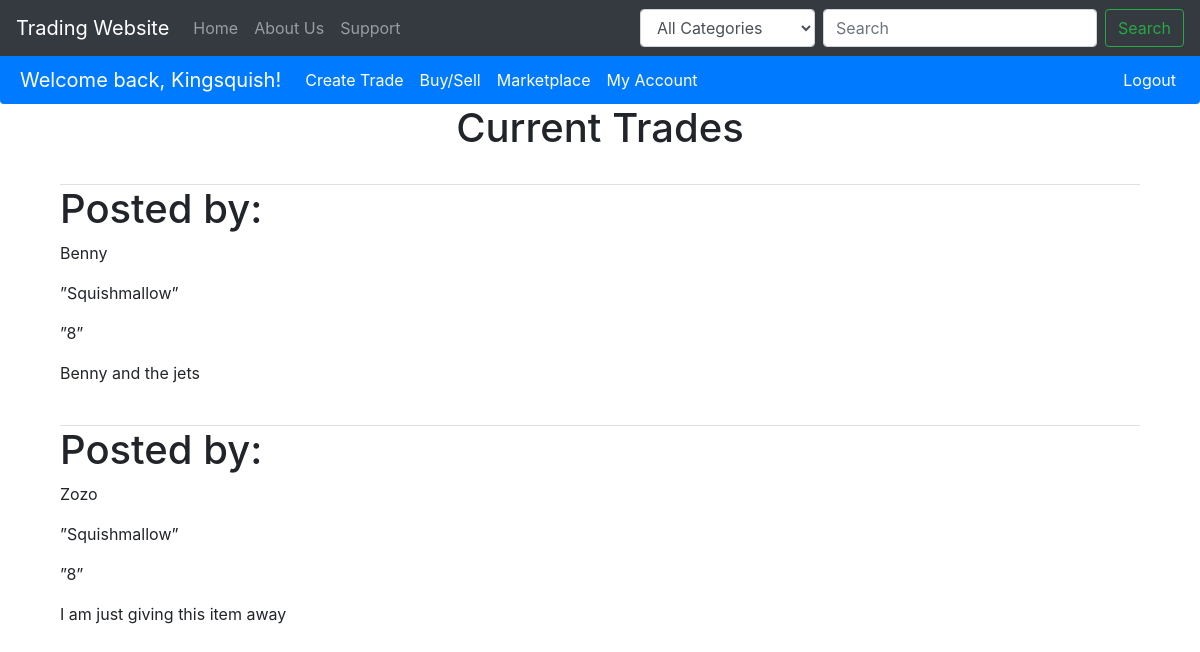
/trade (signed in), run on an earlier commit of the app's database.
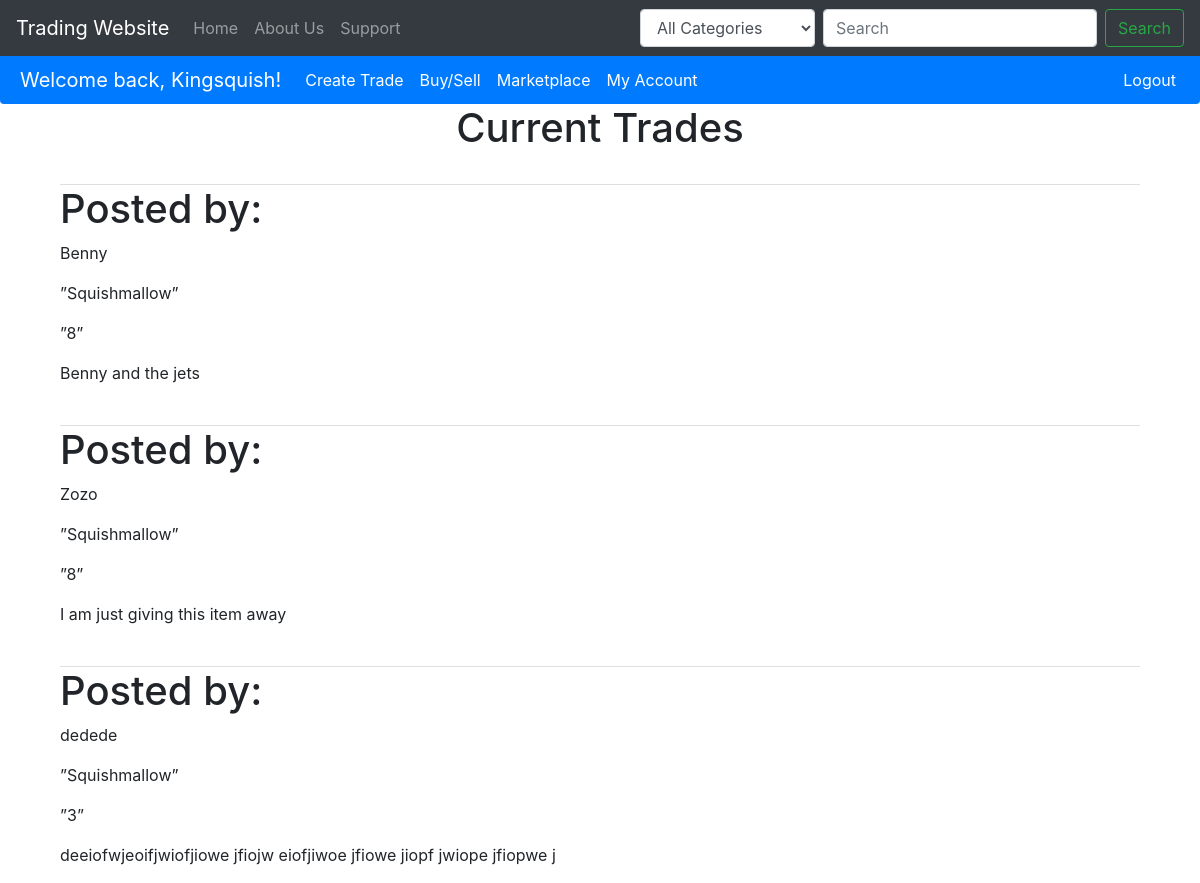
And on a later commit of the database.
### website/models.py (models this page shows)
class User(db.Model, UserMixin):
    id = db.Column(db.Integer, primary_key=True)
    email = db.Column(db.String(150), unique=True)
    password = db.Column(db.String(150))
    user_name = db.Column(db.String(150))
    is_premium = db.Column(db.Boolean())
    notes = db.relationship('Note') #relates the notes to each user
    trades= db.relationship('Trades')
    notes = db.relationship('Listings')
    diso = db.relationship('DISO')
    iso = db.relationship('ISO')
    reputation = db.Column(db.Float(100.00))
    Shipping_Address = db.relationship('Shipping_Address') #relates the user to the shipping address
    Billing_Address = db.relationship('Billing_Address') #relates the user to the shipping address

class Trades(db.Model):
    id = db.Column(db.Integer, primary_key=True)
    desc = db.Column(db.String(500))
    item_type = db.Column(db.String(500))
    item_name = db.Column(db.String(500))
    size = db.Column(db.Integer())
    active_trade = db.column(db.Boolean())
    condition = db.Column(db.String(500))
    completed = db.column(db.Boolean())
    tag = db.column(db.Boolean())
    date = db.Column(db.DateTime(timezone=True), default=func.now())
    user_id = db.Column(db.Integer, db.ForeignKey('user.id'))

### website/views.py (the view, shortened to what this page needs)
@views.route('/trade', methods=['GET', 'POST'])
@login_required
def trade():
    return render_template("trade.html", user=current_user, trades= Trades.query.all())

### website/__init__.py (called while the page is built)
def create_app():
    app = Flask(__name__)
    app.config['SECRET_KEY'] = 'hjshjhdjah kjshkjdhjs'
    app.config['SQLALCHEMY_DATABASE_URI'] = f'sqlite:///{DB_NAME}'
    db.init_app(app)
    from .views import views
    from .auth import auth
    app.register_blueprint(views, url_prefix='/')
    app.register_blueprint(auth, url_prefix='/')
    from .models import User, Note
    create_database(app)
    login_manager = LoginManager()
    login_manager.login_view = 'auth.login'
    login_manager.init_app(app)
    @login_manager.user_loader
    def load_user(id):
        return User.query.get(int(id))
    return app

### website/templates/trade.html (shortened to what this page needs)
{% extends 'layout.html'%}
{%block body%}
<h1 style="text-align:center">Current Trades</h1>
<ul class="list-group list-group-flush" id="trades">
  {% for trade in trades %}
  <div class = "container">
    <li class="list-group-item"></li>
    <h1>Posted by: {{ trade.user_name }}</h1>
    <p>{{ trade.item_name }}</p>
    <p>{{ trade.item_type }}</p>
    <p>{{ trade.size }}</p>
    <p>{{ trade.desc }}</p>
  </div>
  {% endfor %}
{%endblock%}

### website/templates/layout.html (shortened to what this page needs)
<!DOCTYPE html>
<html lang = "en">
  <head>
    <link
      rel="stylesheet"
      href="https://stackpath.bootstrapcdn.com/bootstrap/4.4.1/css/bootstrap.min.css"
    />
    <link
      rel="stylesheet"
      href="https://stackpath.bootstrapcdn.com/font-awesome/4.7.0/css/font-awesome.min.css"
/>
  </head>
    <body>
      <nav class="navbar navbar-expand-lg navbar-dark bg-dark justify-content-between">
        <div class="collapse navbar-collapse" id="navbar">
          <a class="navbar-brand" href="/">Trading Website</a>
          <div class="navbar-nav">
            <a class="nav-item nav-link" id="home" href="/">Home</a>
            <a class="nav-item nav-link" id="about" href="/about">About Us</a>
            <a class="nav-item nav-link" id="contact" href="/contact">Support</a>
            </div>
          </div>
            <form class="form-inline" action="/search">
              <select class="form-control mr-sm-2" aria-label="Category">
                <option value="all" selected>All Categories</option>
              </select>
              <input class="form-control mr-sm-2" type="search" placeholder="Search" aria-label="Search">
              <button class="btn btn-outline-success my-2 my-sm-0" type="submit">Search</button>
            </form>
      </nav>
            <nav class="navbar navbar-expand-lg navbar-dark bg-primary rounded-bottom py-1 justify-content-between">
              <div class="collapse navbar-collapse" id="navbarSupportedContent">
                <ul class="navbar-nav mr-auto mx-1">
                  {% if user.is_authenticated %}
                  <a class="navbar-brand" href="#">Welcome back, {{user.user_name}}!</a>
                  <a class="nav-item nav-link active" id="trade" href="/trade">Create Trade</a>
                  <a class="nav-item nav-link active" id="buysell" href="/buysell">Buy/Sell</a>
                  <a class="nav-item nav-link active" id="marketplace" href="/marketplace">Marketplace</a>
                  <a class="nav-item nav-link active" id="userpage" href="/userpage">My Account</a>
                </ul>
                <ul class="navbar-nav ml-auto">
                  <a class="nav-item nav-link active" id="logout" href="/logout">Logout</a>
                </ul>
                  {% else %}
                  <a class="navbar-brand" href="#">Welcome!</a>
                </ul>
                <ul class="navbar-nav ml-auto">
                  <a class="nav-item nav-link active" id="login" href="/login">Login</a>
                  <a class="nav-item nav-link active" id="signUp" href="/sign-up">Sign Up</a>
                  {% endif %}
              </div>
            </nav>
      <div class = "container">
        {%block body %}
        {% endblock %}
      </div>
    </body>
</html>

What changed in the data, as far as the page shows it:
added Trades: item_name "dedede", item_type "”Squishmallow”", size "”3”", desc "deeiofwjeoifjwiofjiowe jfiojw eiofjiwoe jfiowe jiopf jwiope jfiopwe j"
